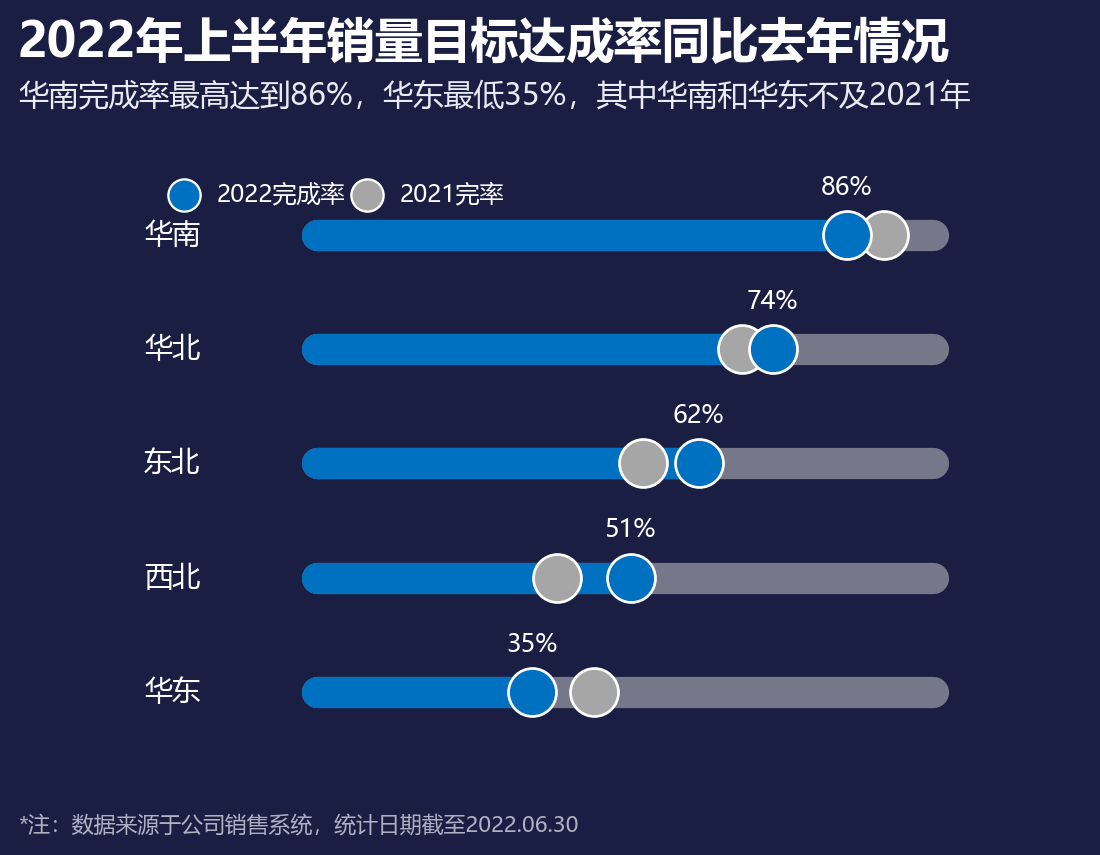

Generate this figure with Python:
# -*- coding: utf-8 -*-
"""
图表 30 对比滑珠图
复现《Excel数据可视化 - 从图表到数据大屏》第二章后15个图表
运行: python 30_对比滑珠图.py  ->  生成 30_对比滑珠图.png
"""

import os
import math
import numpy as np
import matplotlib
matplotlib.use('Agg')
import matplotlib.pyplot as plt
from matplotlib.patches import (Circle, Wedge, Rectangle, FancyBboxPatch,
                                PathPatch)
from matplotlib.path import Path
from matplotlib.lines import Line2D
from matplotlib.patches import Patch
import matplotlib.colors as mcolors

plt.rcParams['font.sans-serif'] = ['Microsoft YaHei', 'SimHei', 'DejaVu Sans']
plt.rcParams['axes.unicode_minus'] = False
plt.rcParams['figure.dpi'] = 150

OUT = os.path.dirname(os.path.abspath(__file__))

# ---------------- 配色（取自原图表像素） ----------------
BG       = '#1A1E43'   # 深蓝底
BLUE     = '#0070C0'
BLUE_L   = '#00B0F0'
BLUE_M   = '#82ADD7'
BLUE_BR  = '#0E5DFF'   # 子弹图-实际
RED      = '#E74E69'
YELLOW   = '#FFC000'
AMBER    = '#FFC54D'
TEAL     = '#087E8B'
ROSE_R   = '#F94C66'
CYAN     = '#37A2DA'
GREEN_T  = '#11A7AD'
PURPLE   = '#7030A0'
DARKLINE = '#1A1E43'
TXT      = '#FFFFFF'
TXT2     = '#E9EAF2'
TXT3     = '#AEB1C2'
GREY_TR  = '#767889'   # 滑珠轨道灰
GREY_BEAD= '#A6A6A6'
OUTLINE  = '#9BA0BC'   # 目标柱描边
# 南丁格尔圆环
R_PURPLE = '#512DCB'
R_BLUE   = '#6073F3'
R_CYAN   = '#66CBDD'
# 复合柱形图季度色
Q_COLORS = ['#4A5BD1', '#FC6C0F', '#F6A50B', '#A2417B']

TITLE_FS  = 23
SUB_FS    = 14.5
NOTE_FS   = 10.5


def save(fig, name):
    path = os.path.join(OUT, name)
    fig.savefig(path, facecolor=BG, bbox_inches='tight', pad_inches=0.12)
    plt.close(fig)
    print('saved:', name)


def dashboard(title=None, subtitle=None, footnote=None, figsize=(8.4, 6.0)):
    """统一的深色大屏画布，返回 fig，标题/副标题/脚注用 figure 坐标"""
    fig = plt.figure(figsize=figsize, facecolor=BG)
    if title:
        fig.text(0.055, 0.955, title, fontsize=TITLE_FS, fontweight='bold',
                 color=TXT, va='top', ha='left')
    if subtitle:
        fig.text(0.055, 0.885, subtitle, fontsize=SUB_FS, color=TXT2,
                 va='top', ha='left')
    if footnote:
        fig.text(0.055, 0.045, footnote, fontsize=NOTE_FS, color=TXT3,
                 va='bottom', ha='left')
    return fig


def polar_xy(r, deg_cw_from_top):
    """顺时针(从正上方)角度 -> 直角坐标"""
    a = np.radians(90 - deg_cw_from_top)
    return r * np.cos(a), r * np.sin(a)


def ring(ax, r_in, r_out, vals, colors, start=90, edge=DARKLINE, lw=1.2):
    """画一个(甜甜圈)环：vals 为各项占比(自动归一)，从 start 度起顺时针着色"""
    vals = np.asarray(vals, dtype=float)
    total = vals.sum()
    cur = start
    out = []
    for v, c in zip(vals, colors):
        sweep = 360.0 * v / total
        if c is not None:
            w = Wedge((0, 0), r_out, cur - sweep, cur,
                      width=r_out - r_in, facecolor=c, edgecolor=edge,
                      linewidth=lw, zorder=2)
            ax.add_patch(w)
            out.append(w)
        cur -= sweep
    return out


def capsule(ax, x0, x1, y, thick_pt, color, z=2):
    """以粗圆头线画胶囊条(thick_pt 为线宽/点)，不受坐标比例影响"""
    ax.plot([x0, x1], [y, y], color=color, lw=thick_pt,
            solid_capstyle='round', solid_joinstyle='round',
            zorder=z, clip_on=False)


def _draw_bead_chart(fig, rows, p2022, p2021=None, title2021=False):
    ax = fig.add_axes([0.16, 0.13, 0.74, 0.66])
    ax.set_facecolor(BG)
    n = len(rows)
    ys = list(range(n - 1, -1, -1))   # 第一行在最上
    SCALE = 0.74                      # 轨道 100% 对应的 x 长度
    ax.set_xlim(-0.20, 0.92)
    ax.set_ylim(-0.6, n - 0.4)
    ax.axis('off')
    track_pt, bead_s = 15, 530
    for y, row, a in zip(ys, rows, p2022):
        px = a * SCALE
        # 区域名
        ax.text(-0.14, y, row, ha='right', va='center',
                fontsize=13.5, color=TXT)
        # 完整灰轨道 + 蓝色达成段
        capsule(ax, 0, SCALE, y, track_pt, GREY_TR, z=1)
        capsule(ax, 0, px, y, track_pt, BLUE, z=2)
        if p2021 is None:
            # 2022 珠子（蓝底白边）
            ax.scatter([px], [y], s=bead_s, facecolor=BLUE,
                       edgecolor='white', linewidths=1.3, zorder=5)
            ax.text(px - 0.03, y, '%.0f%%' % (a * 100), ha='right',
                    va='center', fontsize=12, color='white', zorder=6)
        else:
            b = p2021[rows.index(row)] * SCALE
            ax.scatter([px], [y], s=bead_s, facecolor=BLUE,
                       edgecolor='white', linewidths=1.3, zorder=5)
            ax.scatter([b], [y], s=bead_s, facecolor=GREY_BEAD,
                       edgecolor='white', linewidths=1.3, zorder=4)
            ax.text(px, y + 0.30, '%.0f%%' % (a * 100), ha='center',
                    va='bottom', fontsize=12, color=TXT, zorder=6)
    if p2021 is not None:
        leg_x, leg_y = -0.16, n - 0.65
        ax.scatter([leg_x], [leg_y], s=240, facecolor=BLUE,
                   edgecolor='white', linewidths=1.1, zorder=5)
        ax.text(leg_x + 0.04, leg_y, '2022完成率', va='center',
                fontsize=11.5, color=TXT)
        ax.scatter([leg_x + 0.22], [leg_y], s=240, facecolor=GREY_BEAD,
                   edgecolor='white', linewidths=1.1, zorder=5)
        ax.text(leg_x + 0.26, leg_y, '2021完率', va='center',
                fontsize=11.5, color=TXT)
    return ax


# ============ 30 对比滑珠图 ============
def fig30():
    data = [('华南', 0.86, 0.92), ('华北', 0.74, 0.69), ('东北', 0.62, 0.53),
            ('西北', 0.51, 0.39), ('华东', 0.35, 0.45)]
    fig = dashboard('2022年上半年销量目标达成率同比去年情况',
                    '华南完成率最高达到86%，华东最低35%，其中华南和华东不及2021年',
                    '*注：数据来源于公司销售系统，统计日期截至2022.06.30')
    _draw_bead_chart(fig, [d[0] for d in data], [d[1] for d in data],
                     p2021=[d[2] for d in data])
    save(fig, '30_对比滑珠图.png')


if __name__ == '__main__':
    fig30()
